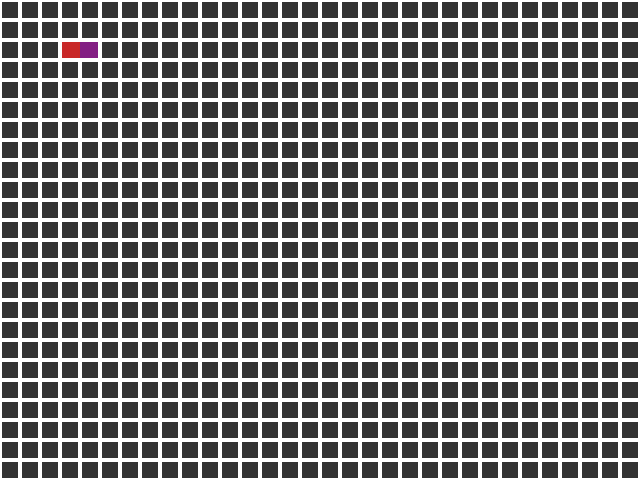
Frame 1 (no input)
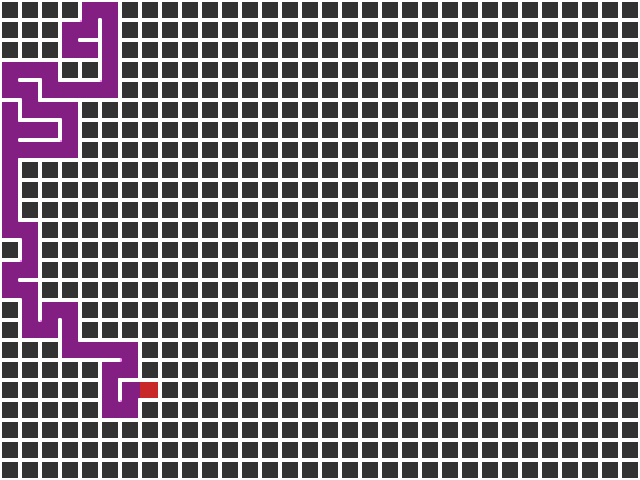
Frame 60 (no input)
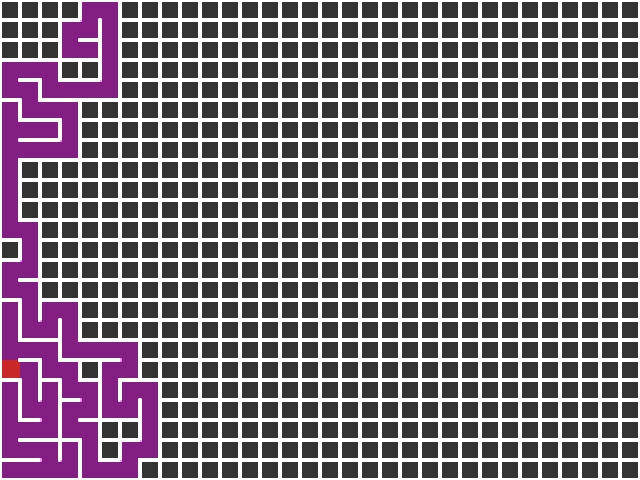
Frame 120 (the mouse pressed at the canvas centre since frame 60)

The p5.js sketch that drew these frames (run headless with seeded random() and noise() and a simulated clock; from frame 60 on, the mouse is pressed at the canvas centre):

// p5.js sketch
// ── sketch.js
let cols, rows;
let size=20;
let cells = [];
let current;
let stack = [];

function setup(){
    createCanvas(640,480);
    cols=floor(width/size);
    rows=floor(height/size);
    for(let i=0; i < cols; i++){
        for(let j=0; j < rows; j++){
            let cell=new Cell(i, j);
            cells.push(cell);
        }
    }
    current = cells[2+4*rows];
}

function draw() {
    background(51);

    let next = current.checkNeighbors();

    if(next){
        stack.push(current);
        Cell.removeWalls(current, next);
        current.state = 'visited';
        current = next;
    } else {
        current.state = 'visited';
        if(stack.length > 0){
            current = stack.pop();
        } else {
            recolor();
        }
    }
    current.state = 'here';


    cells.forEach((cell)=>{
        cell.show();
    })
}

function recolor(){
    cells.forEach((cell)=>{
        cell.state = 'finished';
    })
}

// ── cell.js
class Cell {
    constructor(column, row){
        this.col = column;
        this.row = row;
        this.top=true;
        this.bot=true;
        this.left=true;
        this.right=true;
        this.state = 'clean';
    }

    static removeWalls(current, next){
        if(current.col == next.col + 1){
            current.left = false;
            next.right = false;
        } else if(current.col == next.col-1){
            current.right = false;
            next.left = false;
        } else if(current.row == next.row+1){
            current.top = false;
            next.bot = false;
        } else if(current.row == next.row-1){
            current.bot = false;
            next.top = false;
        }
    }

    checkNeighbors(){
        let neighbors = [];
        if(this.row != 0 && cells[this.row + rows*this.col - 1].state == "clean"){
            neighbors.push(cells[this.row + rows*this.col - 1])
        }
        if(this.row != rows-1 && cells[this.row + rows*this.col + 1].state == "clean"){
            neighbors.push(cells[this.row + rows*this.col + 1])
        }
        if(this.col != 0 && cells[this.row + rows*(this.col - 1)].state == 'clean'){
            neighbors.push(cells[this.row + rows*(this.col - 1)])
        }
        if(this.col != cols-1 && cells[this.row + rows*(this.col + 1)].state == 'clean'){
            neighbors.push(cells[this.row + rows*(this.col + 1)])
        }
        if (neighbors.length > 0){
            return neighbors[floor(random(0,neighbors.length))]
        } else {
            return undefined;
        }
    }

    show(){
        noStroke();
        if (this.state=='clean'){
            fill(51)
        } else if(this.state=='visited'){
            fill(255,0,255,100)
        } else if(this.state=='here'){
            fill(200,40,40)
        } else if(this.state=='finished'){
            noFill();
        }
        rect(this.col*size,this.row*size, size,size);
        
        stroke(255)
        strokeWeight(4)
        if(this.top){
            line(this.col*size, this.row*size, (this.col+1)*size, this.row*size);
        }
        if(this.bot){
            line(this.col*size, (this.row+1)*size, (this.col+1)*size, (this.row+1)*size);
        }
        if(this.left){
            line(this.col*size, this.row*size, this.col*size, (this.row+1)*size);
        }
        if(this.right){
            line((this.col+1)*size, this.row*size, (this.col+1)*size, (this.row+1)*size);
        }
        
    }
}
// ── tutorial4.html
<html>
    <head>
        <script type='text/javascript' src='../../lib/p5.min.js'></script>
        <script type='text/javascript' src='sketch.js'></script>
        <script type='text/javascript' src='cell.js'></script>
    </head>
    <body>
        <h1>Tutorial 4 - Maze Generator</h1>
    </body>
</html>
